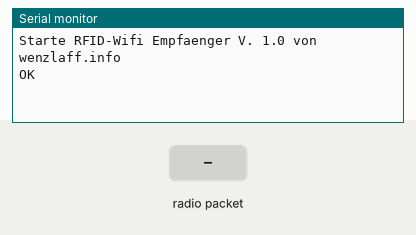
This sketch was run on a simulated Arduino Nano, built with avr-gcc and run on an emulated ATmega328P. On the bench: the last lines printed to the serial monitor. The test bench sets the inputs (shaded band). No radio packets arrive unless stated.

Above: at 2.2 s.
2.3 s: radio packet "1" arrives
At 3.3 s:
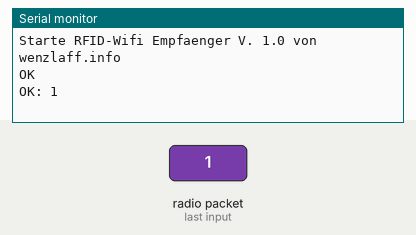
3.8 s: radio packet "0" arrives
At 4.4 s:
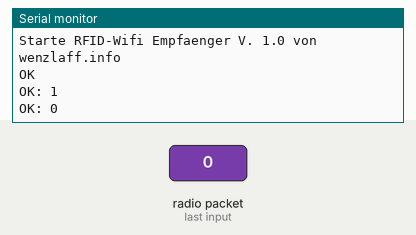
5.3 s: radio packet "2" arrives
At 6.8 s:
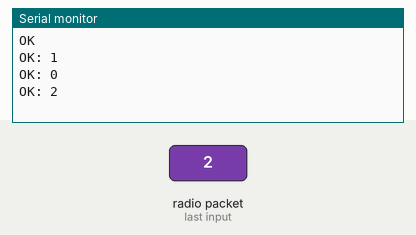

Measured:
- after the input at 2.3 s, the serial monitor: prints a new line at once (image 1)
- after the input at 3.8 s, the serial monitor: prints a new line at once (image 2)
- after the input at 5.3 s, the serial monitor: prints a new line at once (image 3)

The sketch:

TWRfidWifiEmpfang.ino
```cpp
// (licence header left out)
#include <VirtualWire.h>

const int led_pin = 13;
const int transmit_pin = 12;
const int receive_pin = 11;
const int transmit_en_pin = 3;

byte message[VW_MAX_MESSAGE_LEN]; // Buffer fuer die eintrffenden Nachrichten
byte messageLength = VW_MAX_MESSAGE_LEN; // die Groesse der Nachricht


void setup()
{
    delay(1000);
    Serial.begin(9600);
    Serial.println("Starte RFID-Wifi Empfaenger V. 1.0 von wenzlaff.info");

    vw_set_tx_pin(transmit_pin);
    vw_set_rx_pin(receive_pin);
    vw_set_ptt_pin(transmit_en_pin);
    vw_set_ptt_inverted(true); // fuer DR3100
    vw_setup(2000);	 // Bits per sec

    Serial.println("OK");

    vw_rx_start();
}

void loop()
{
  if (vw_get_message(message, &messageLength)) // non-blocking
  {
    digitalWrite(led_pin, HIGH);
    Serial.print("OK: ");
    for (int i = 0; i < messageLength; i++)
    {
      Serial.write(message[i]);
    }
    digitalWrite(led_pin, LOW);
    Serial.println();
  }

}
```
